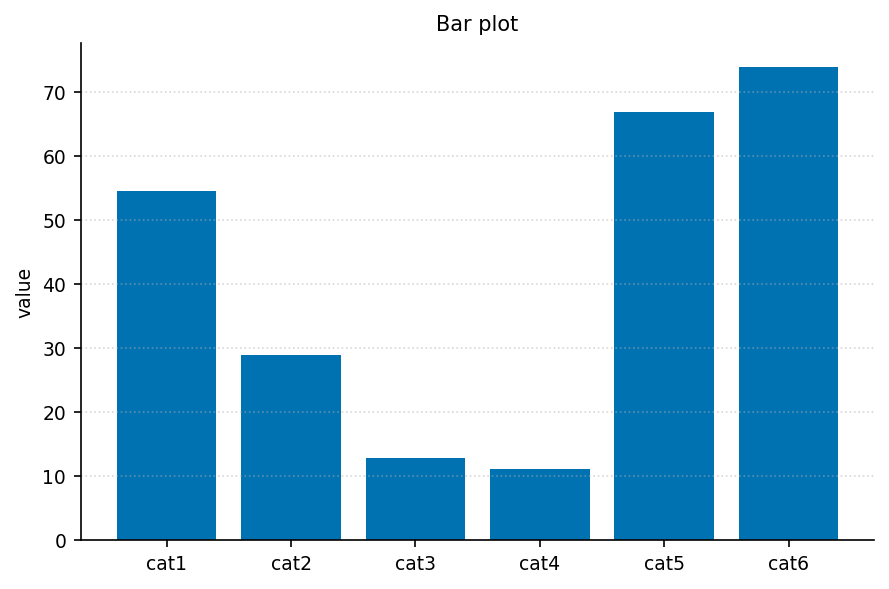

The script that saved this image:
"""bar_basic: 单系列柱状."""
import sys, os; sys.path.insert(0, os.path.join(os.path.dirname(os.path.abspath(__file__)), '..', '..', '_utils', 'python'))
import matplotlib.pyplot as plt
from theme import apply_theme
from palette import cycle
from demo_data import gen_groups

def make_figure(labels=None, values=None, title='Bar plot'):
    apply_theme()
    if labels is None:
        labels, V = gen_groups(n_cat=6, n_series=1); values = V[0]
    fig, ax = plt.subplots()
    ax.bar(labels, values, color=cycle(0))
    ax.set_ylabel('value'); ax.set_title(title)
    ax.grid(True, axis='y', linestyle=':', alpha=0.5)
    fig.tight_layout()
    return fig

if __name__ == '__main__':
    fig = make_figure()
    fig.savefig(__file__.replace('.py', '.png'), dpi=150)
